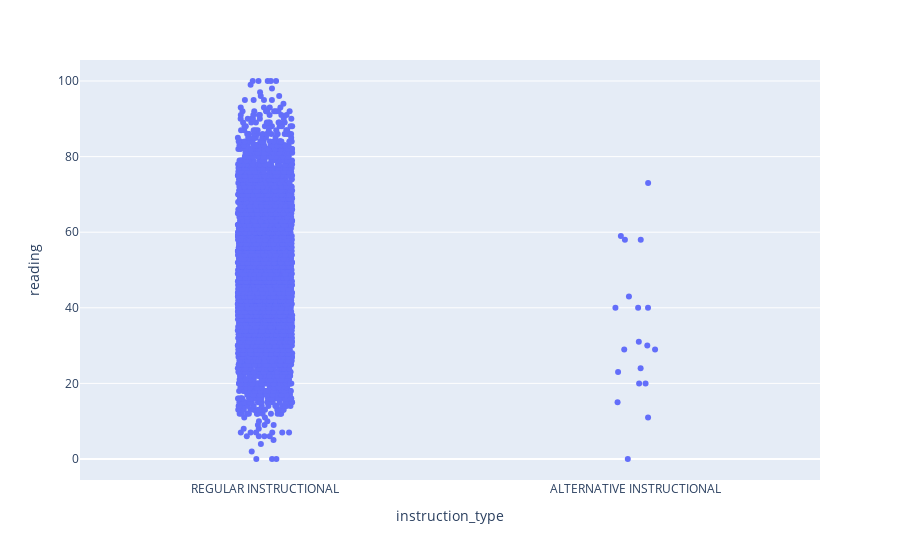

Notebook source saved alongside this figure:
### Markdown cell above
**Callouts**:

* Instruction type is pretty imbalanced.
* We don't have reading data for any DAEP and JJAEP schools and almost all ALT schools.

### Code cell
print(df['instruction_type'].value_counts(dropna=False))
print(df.assign(readingisna = df['reading'].isna()).groupby('instruction_type', dropna=False)['readingisna'].mean())
px.strip(df, x='instruction_type', y='reading')

### Figure 1 — Plotly figure (JSON) as saved in the notebook; plotly's stock layout.template omitted (floating-point values rounded to 4 significant figures; data arrays with more than 128 entries replaced by an {"elided": "..."} marker saying what was removed)
{"data": [{"alignmentgroup": "True", "boxpoints": "all", "fillcolor": "rgba(255,255,255,0)", "hoveron": "points", "hovertemplate": "instruction_type=%{x}<br>reading=%{y}<extra></extra>", "legendgroup": "", "line": {"color": "rgba(255,255,255,0)"}, "marker": {"color": "#636efa"}, "name": "", "offsetgroup": "", "orientation": "v", "pointpos": 0, "showlegend": false, "type": "box", "x": {"elided": "9044 str values"}, "x0": " ", "xaxis": "x", "y": {"elided": "9044 int values"}, "y0": " ", "yaxis": "y"}], "layout": {"boxmode": "group", "legend": {"tracegroupgap": 0}, "margin": {"t": 60}, "xaxis": {"anchor": "y", "domain": [0, 1], "title": {"text": "instruction_type"}}, "yaxis": {"anchor": "x", "domain": [0, 1], "title": {"text": "reading"}}}}
